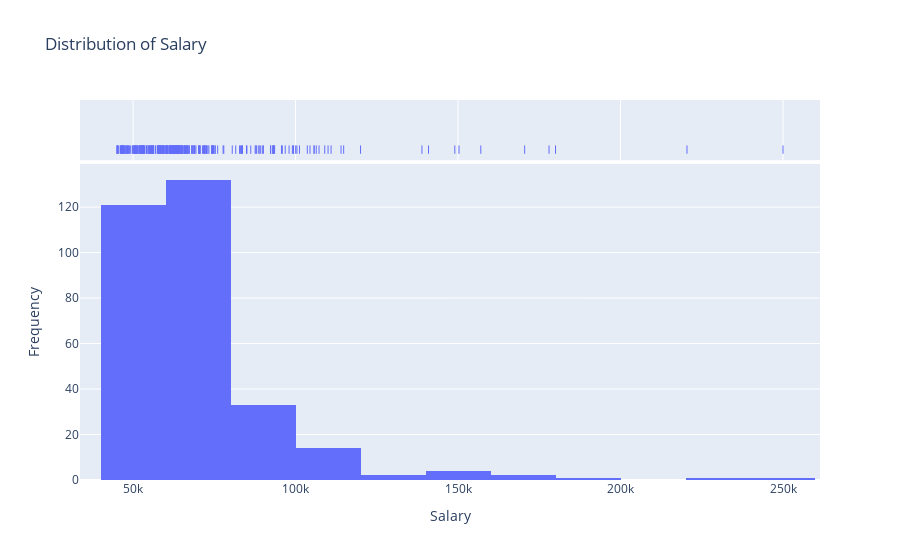

Write notebook code for a chart like this one.
### Code cell
import plotly.express as px

# Create an interactive histogram with hover functionality
fig = px.histogram(df, x='Salary', nbins=20, title='Distribution of Salary',
                   labels={'Salary': 'Salary', 'count': 'Frequency'},
                   marginal='rug',
                   hover_name='Salary')

# Update layout
fig.update_layout(xaxis_title='Salary', yaxis_title='Frequency')

# Show the plot
fig.show()

### Figure 1 — Plotly figure (JSON) as saved in the notebook; plotly's stock layout.template omitted (floating-point values rounded to 4 significant figures; data arrays with more than 128 entries replaced by an {"elided": "..."} marker saying what was removed)
{"data": [{"alignmentgroup": "True", "bingroup": "x", "hovertemplate": "Salary=%{x}<br>count=%{y}<extra></extra>", "legendgroup": "", "marker": {"color": "#636efa", "pattern": {"shape": ""}}, "name": "", "nbinsx": 20, "offsetgroup": "", "orientation": "v", "showlegend": false, "type": "histogram", "x": {"elided": "311 int values"}, "xaxis": "x", "yaxis": "y"}, {"alignmentgroup": "True", "boxpoints": "all", "fillcolor": "rgba(255,255,255,0)", "hoveron": "points", "hovertemplate": "<b>%{hovertext}</b><br><br>Salary=%{x}<extra></extra>", "hovertext": {"elided": "311 int values"}, "jitter": 0, "legendgroup": "", "line": {"color": "rgba(255,255,255,0)"}, "marker": {"color": "#636efa", "symbol": "line-ns-open"}, "name": "", "offsetgroup": "", "showlegend": false, "type": "box", "x": {"elided": "311 int values"}, "xaxis": "x2", "yaxis": "y2"}], "layout": {"barmode": "relative", "legend": {"tracegroupgap": 0}, "title": {"text": "Distribution of Salary"}, "xaxis": {"anchor": "y", "domain": [0, 1], "title": {"text": "Salary"}}, "xaxis2": {"anchor": "y2", "domain": [0, 1], "matches": "x", "showgrid": true, "showticklabels": false}, "yaxis": {"anchor": "x", "domain": [0, 0.8316], "title": {"text": "Frequency"}}, "yaxis2": {"anchor": "x2", "domain": [0.8416, 1], "matches": "y2", "showgrid": false, "showline": false, "showticklabels": false, "ticks": ""}}}
